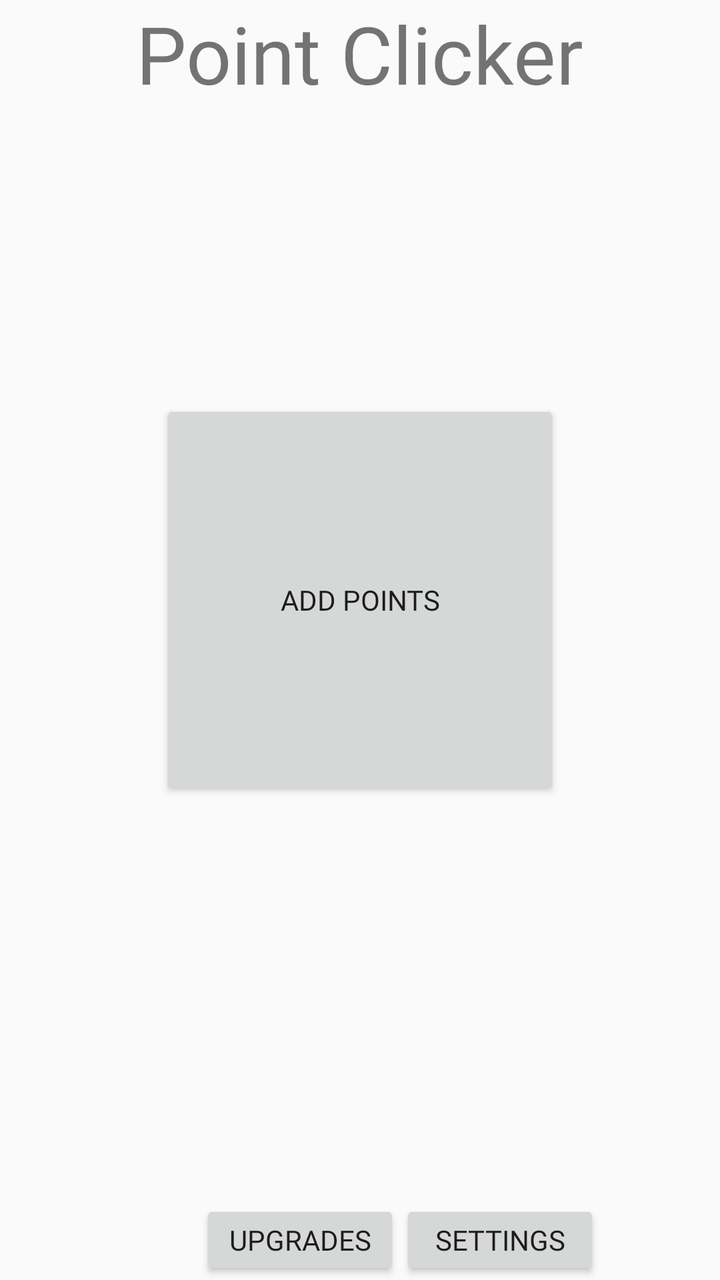
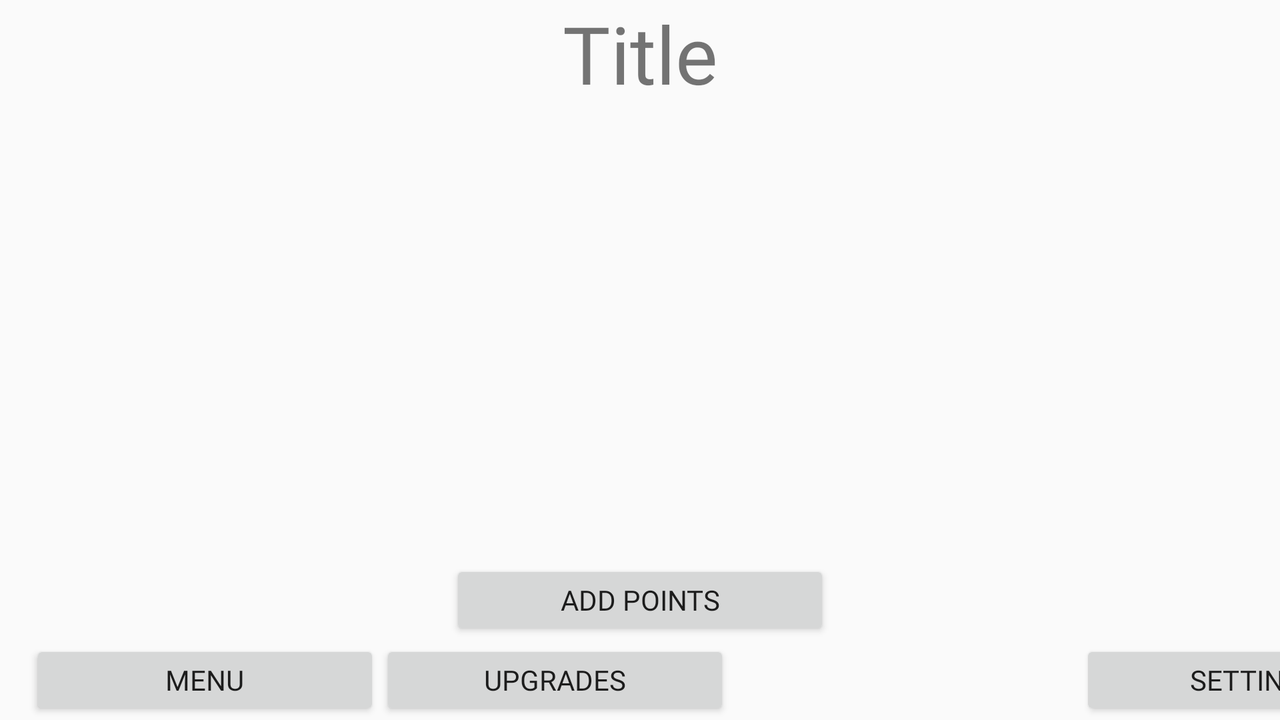

The same Android screen from two of the app's own layout files: first res/layout/ as a phone draws it, then the repository's variant for another configuration, drawn on a device whose configuration selects that folder. Both files follow.
<!-- AndroidManifest.xml: application theme AppTheme -->
<!-- res/layout/activity_main.xml -->
<?xml version="1.0" encoding="utf-8"?>
<androidx.constraintlayout.widget.ConstraintLayout xmlns:android="http://schemas.android.com/apk/res/android"
    xmlns:app="http://schemas.android.com/apk/res-auto"
    xmlns:tools="http://schemas.android.com/tools"
    android:layout_width="match_parent"
    android:layout_height="match_parent"
    tools:context=".MainActivity">
    <ImageView
        android:id="@+id/backgroundAnimation"
        android:layout_width="fill_parent"
        android:layout_height="fill_parent"
        app:layout_constraintTop_toTopOf="parent"
        app:layout_constraintLeft_toLeftOf="parent"
       />


    <TextView
        android:id="@+id/title"
        android:layout_width="wrap_content"
        android:layout_height="wrap_content"
        android:text="Point Clicker"
        android:textSize="40sp"
        app:layout_constraintLeft_toLeftOf="parent"
        app:layout_constraintRight_toRightOf="parent"
        app:layout_constraintTop_toTopOf="parent" />


    <Button
        android:id="@+id/pointsButton"
        android:layout_width="200dp"
        android:layout_height="200dp"
        android:layout_marginBottom="40dp"
        android:onClick="addPoints"
        android:text="@string/add_points"
        app:layout_constraintBottom_toBottomOf="parent"
        app:layout_constraintLeft_toLeftOf="parent"
        app:layout_constraintRight_toRightOf="parent"
        app:layout_constraintTop_toTopOf="parent"/>


    <Button
        android:id="@+id/upgradeButton"
        android:layout_width="100dp"
        android:layout_height="40dp"
        android:layout_marginLeft="100dp"
        android:text="@string/upgrade_title"
        app:layout_constraintBottom_toBottomOf="parent"
        app:layout_constraintLeft_toLeftOf="parent"
        android:onClick="openUpgradeMenu"/>
    <Button
        android:id="@+id/settingsButton"
        android:layout_width="100dp"
        android:layout_height="40dp"
        android:text="@string/setting"
        app:layout_constraintBottom_toBottomOf="parent"
        app:layout_constraintLeft_toRightOf="@id/upgradeButton"
        android:onClick="openOptionMenu"/>





</androidx.constraintlayout.widget.ConstraintLayout>
<!-- resources referenced by this layout -->
<resources>
  <string name="add_points">Add Points</string>
  <string name="setting">Settings</string>
  <string name="upgrade_title">Upgrades</string>
  <style name="AppTheme" parent="Theme.AppCompat.Light.DarkActionBar">
          
          <item name="colorPrimary">@color/colorPrimary</item>
          <item name="colorPrimaryDark">@color/colorPrimaryDark</item>
          <item name="colorAccent">@color/colorAccent</item>
          <item name="fontFamily">@font/castoro</item>
      </style>
  <color name="colorPrimary">#6200EE</color>
  <color name="colorPrimaryDark">#3700B3</color>
  <color name="colorAccent">#03DAC5</color>
</resources>
<!-- res/layout-land/activity_main.xml (the repository's variant of the layout above) -->
<!-- drawn on the phone turned sideways -->
<?xml version="1.0" encoding="utf-8"?>
<androidx.constraintlayout.widget.ConstraintLayout xmlns:android="http://schemas.android.com/apk/res/android"
    xmlns:app="http://schemas.android.com/apk/res-auto"
    xmlns:tools="http://schemas.android.com/tools"
    android:layout_width="match_parent"
    android:layout_height="match_parent"
    tools:context=".MainActivity">

    <TextView
        android:id="@+id/Title"
        android:layout_width="wrap_content"
        android:layout_height="wrap_content"
        android:text="Title"
        android:textSize="40sp"
        app:layout_constraintLeft_toLeftOf="parent"
        app:layout_constraintRight_toRightOf="parent"
        app:layout_constraintTop_toTopOf="parent" />

    <ImageView
        android:id="@+id/pointImageView"
        android:layout_width="wrap_content"
        android:layout_height="wrap_content"
        android:src="@drawable/ic_launcher_background"
        app:layout_constraintLeft_toLeftOf="@id/Title"
        app:layout_constraintTop_toBottomOf="@id/Title" />

    <Button
        android:id="@+id/pointsButton"
        android:layout_width="190dp"
        android:layout_height="40dp"
        android:layout_marginBottom="40dp"
        android:longClickable="true"
        android:onClick="addPoints"
        android:text="@string/add_points"
        app:layout_constraintBottom_toBottomOf="parent"
        app:layout_constraintLeft_toLeftOf="parent"
        app:layout_constraintRight_toRightOf="parent" />
    <Button
        android:id="@+id/mainMenuButton"
        android:layout_width="175dp"
        android:layout_height="40dp"
        android:layout_marginLeft="15dp"
        android:text="@string/menu"
        app:layout_constraintBottom_toBottomOf="parent"
        app:layout_constraintLeft_toLeftOf="parent" />
    <Button
        android:id="@+id/upgradeButton"
        android:layout_width="175dp"
        android:layout_height="40dp"
        android:text="@string/upgrade_title"
        app:layout_constraintBottom_toBottomOf="parent"
        app:layout_constraintLeft_toRightOf="@id/mainMenuButton"
        android:onClick="openUpgradeMenu"/>
    <Button
        android:id="@+id/cosmeticButton"
        android:layout_width="175dp"
        android:layout_height="40dp"
        android:text="@string/cosmetic_title"
        app:layout_constraintBottom_toBottomOf="parent"
        app:layout_constraintLeft_toRightOf="@id/upgradeButton"
        android:onClick="openCosmeticMenu"
        android:visibility="invisible"/>
    <Button
        android:id="@+id/settingsButton"
        android:layout_width="175dp"
        android:layout_height="40dp"
        android:text="@string/setting"
        app:layout_constraintBottom_toBottomOf="parent"
        app:layout_constraintLeft_toRightOf="@id/cosmeticButton"
        android:onClick="openOptionMenu"/>





</androidx.constraintlayout.widget.ConstraintLayout>
<!-- resources referenced by the variant -->
<!-- as the phone turned sideways resolves them -->
<resources>
  <string name="add_points">Add Points</string>
  <string name="cosmetic_title">Cosmetic</string>
  <string name="menu">Menu</string>
  <string name="setting">Settings</string>
  <string name="upgrade_title">Upgrades</string>
  <style name="AppTheme" parent="Theme.AppCompat.Light.DarkActionBar">
          
          <item name="colorPrimary">@color/colorPrimary</item>
          <item name="colorPrimaryDark">@color/colorPrimaryDark</item>
          <item name="colorAccent">@color/colorAccent</item>
          <item name="fontFamily">@font/castoro</item>
      </style>
  <color name="colorPrimary">#6200EE</color>
  <color name="colorPrimaryDark">#3700B3</color>
  <color name="colorAccent">#03DAC5</color>
</resources>
